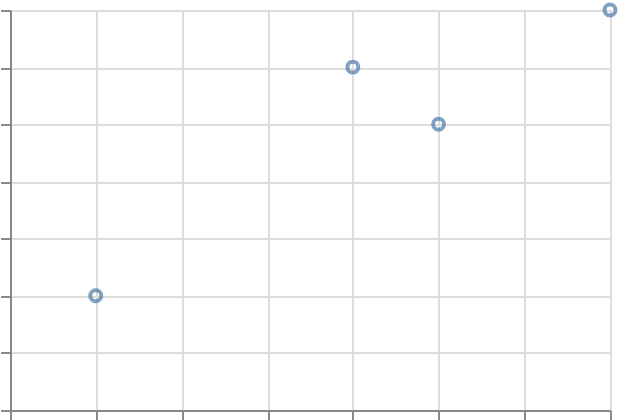

This figure's Vega-Lite source:
### Vega-Lite specification from a JSON file in a GitHub repository (floating-point values rounded to 4 significant figures)
{"$schema": "https://vega.github.io/schema/vega-lite/v6.json", "padding": 5, "autosize": "none", "width": 300, "height": 200, "data": {"name": "table", "values": [{"c": "A", "g": "p", "x": 1, "y": 2, "v": 5, "t": "2024-01-15", "o": {"v": 3}, "IMDB Rating": 6.1, "d": "x1"}, {"c": "B", "g": "q", "x": 2, "y": 4, "v": 9, "t": "2024-02-20", "o": {"v": 7}, "IMDB Rating": 7.4, "d": "x2"}, {"c": "A", "g": "q", "x": 3, "y": 3, "v": 2, "t": "2024-03-05", "o": {"v": 1}, "IMDB Rating": 5.2, "d": "x1"}, {"c": "C", "g": "p", "x": 4, "y": 6, "v": 7, "t": "2024-05-30", "o": {"v": 4}, "IMDB Rating": 8.8, "d": "x3"}, {"c": "B", "g": "p", "x": 5, "y": 5, "v": 4, "t": "2024-07-11", "o": {"v": 9}, "IMDB Rating": 6.9, "d": "x2"}, {"c": "C", "g": "q", "x": 6, "y": 8, "v": 6, "t": "2024-09-02", "o": {"v": 2}, "IMDB Rating": 7.7, "d": "x3"}, {"c": "A", "g": "p", "x": 7, "y": 7, "v": 8, "t": "2024-11-25", "o": {"v": 5}, "IMDB Rating": 4.4, "d": "x1"}, {"c": "B", "g": "q", "x": 8, "y": 9, "v": 3, "t": "2024-12-31", "o": {"v": 8}, "IMDB Rating": 9.1, "d": "x2"}, {"c": "D", "g": "p", "x": 9, "y": 5, "v": null, "t": "2024-12-31", "o": {"v": 6}, "IMDB Rating": 5.5, "d": "x4"}]}, "transform": [{"filter": {"field": "g", "equal": "p"}}, {"filter": {"field": "v", "valid": true}}], "mark": "point", "encoding": {"x": {"field": "x", "type": "quantitative"}, "y": {"field": "y", "type": "quantitative"}}}
